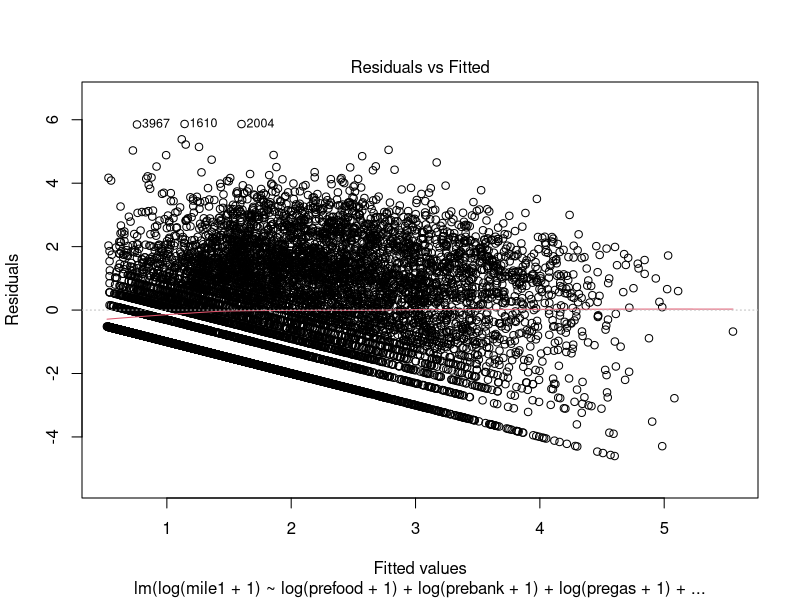
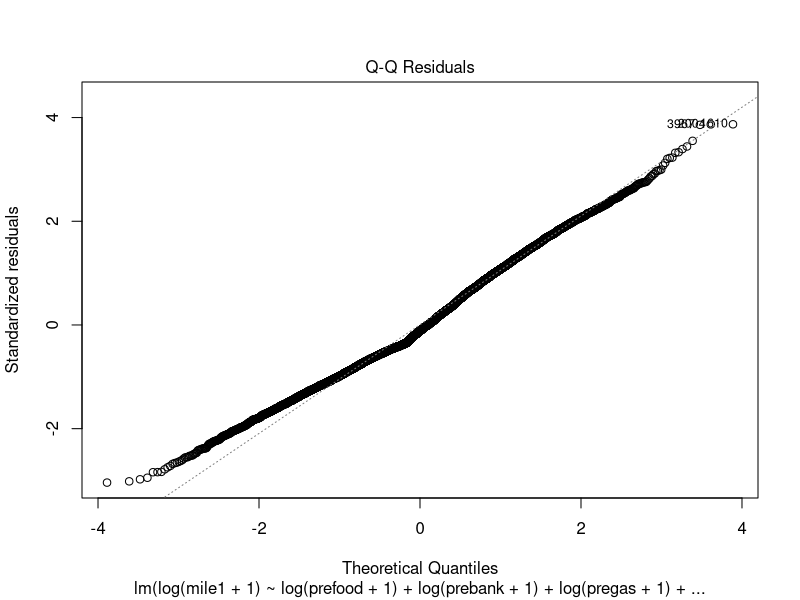
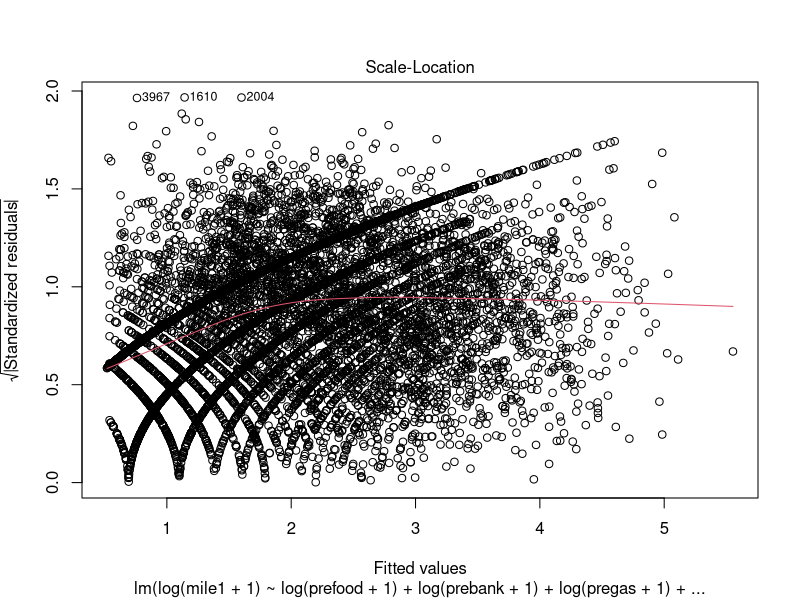
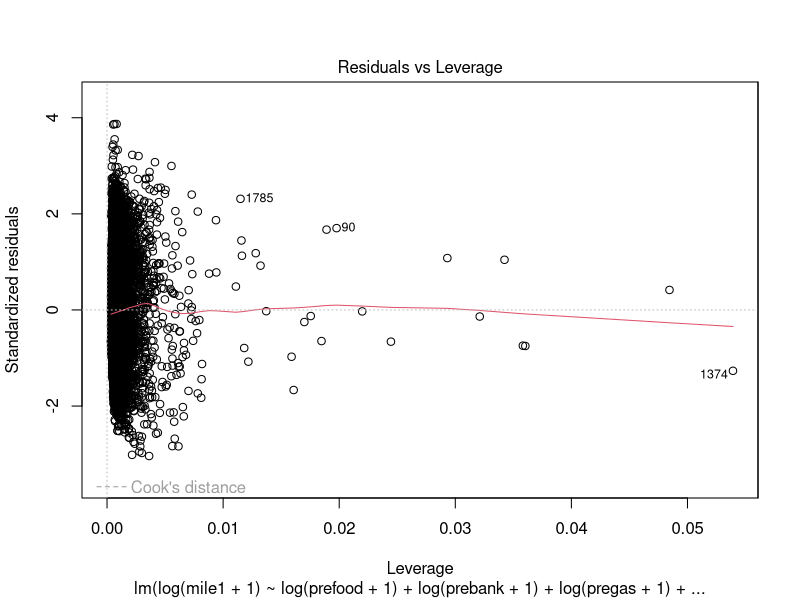
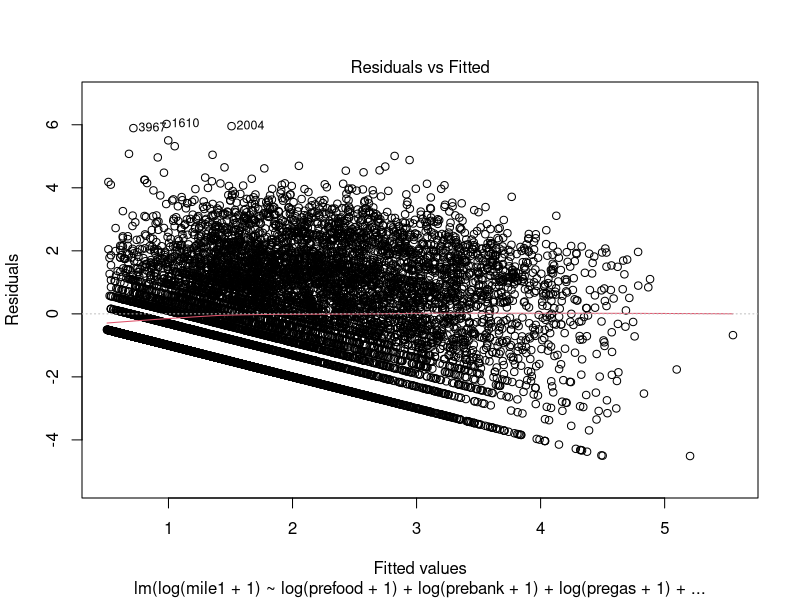
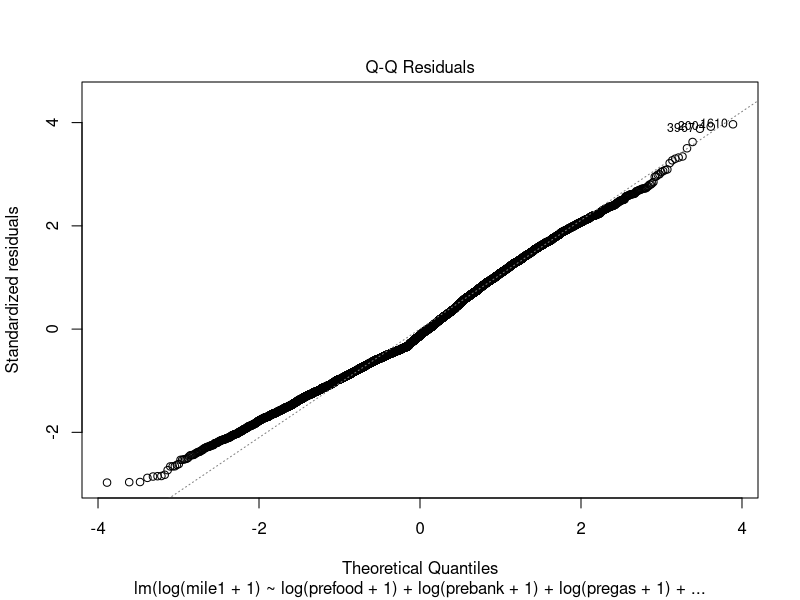
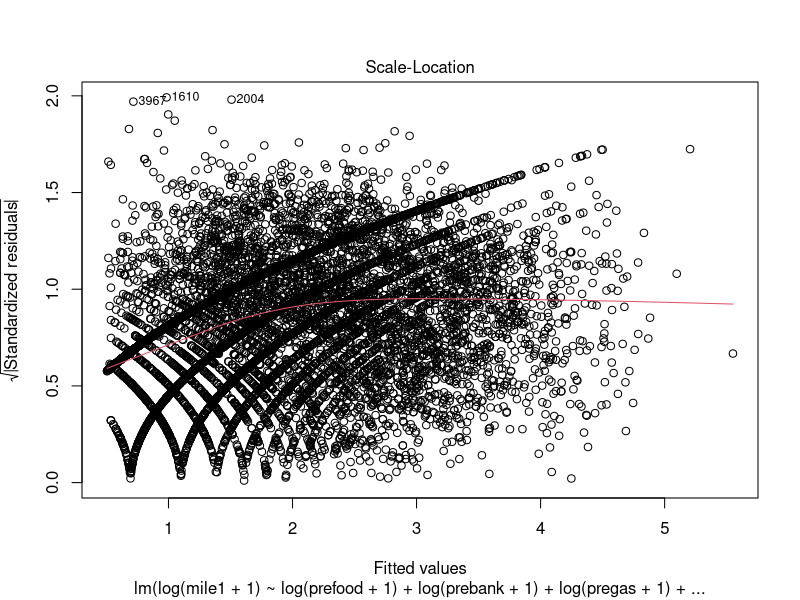
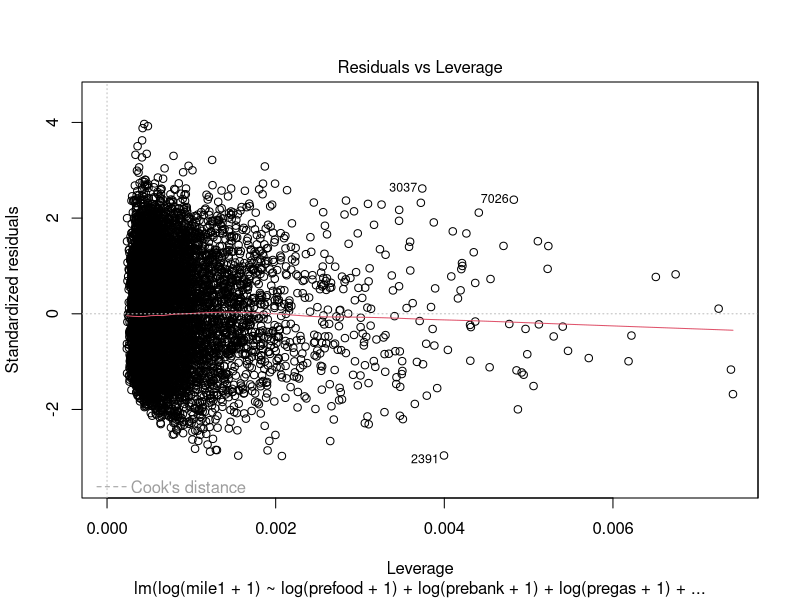

Reproduce these figures in R, in order.
library(car);
library(sqldf);
set.seed(22);

purchase=read.csv("party.csv")
head(purchase,20)

purchase=sqldf("SELECT * FROM purchase WHERE basemile < 25000");
attach(purchase)


purchase$postTotal = mile1 + mile2 + mile3 + mile4;
purchase$totalRatio = (purchase$postTotal)/(basemile);
purchase$training = as.integer(runif(nrow(purchase))*5);

purchaseTraining = sqldf("SELECT * FROM purchase WHERE training < 4");
purchaseValidation = sqldf("SELECT * FROM purchase WHERE training = 4");
im1base=lm(log(mile1+1)~1,purchaseTraining)

im11=step(im1base, scope=~particpate+log(prefood+1)+I(log(prefood+1)^2)+particpate:log(prefood+1)+
log(prebank+1)+I(log(prebank+1)^2)+particpate:log(prebank+1)+
log(pregas+1)+I(log(pregas+1)^2)+particpate:log(pregas+1)+
log(preretail+1)+I(log(preretail+1)^2)+particpate:log(preretail+1)+
log(preother+1)+I(log(preother+1)^2)+particpate:log(preother+1)+
Rfreq+log(Rfreq+1)+1/Rfreq
, test="F", data=purchaseTraining)
summary(im11)
plot(im11)

im12=step(im1base, scope=~particpate+log(prefood+1)+particpate:log(prefood+1)+
log(prebank+1)+particpate:log(prebank+1)+
log(pregas+1)+particpate:log(pregas+1)+
log(preretail+1)+particpate:log(preretail+1)+
log(preother+1)+particpate:log(preother+1)+
Rfreq+log(Rfreq+1)+1/Rfreq
, test="F", data=purchaseTraining)
summary(im12)
plot(im12)

yhat=predict(im11, purchaseValidation);
mean((log(purchaseValidation$mile1+1)-yhat)^2);

yhat=predict(im12, purchaseValidation);
mean((log(purchaseValidation$mile1+1)-yhat)^2);

# im11
# lm(formula = log(mile1 + 1) ~ log(prefood + 1) + log(prebank +
#     1) + log(pregas + 1) + log(preother + 1) + log(preretail +
#     1) + I(log(prebank + 1)^2) + I(log(prefood + 1)^2) + I(log(preretail +
#     1)^2) + I(log(pregas + 1)^2) + particpate, data = purchaseTraining)

# im12
# lm(formula = log(mile1 + 1) ~ log(prefood + 1) + log(prebank +
#     1) + log(pregas + 1) + log(preother + 1) + log(preretail +
#     1) + particpate, data = purchaseTraining)
